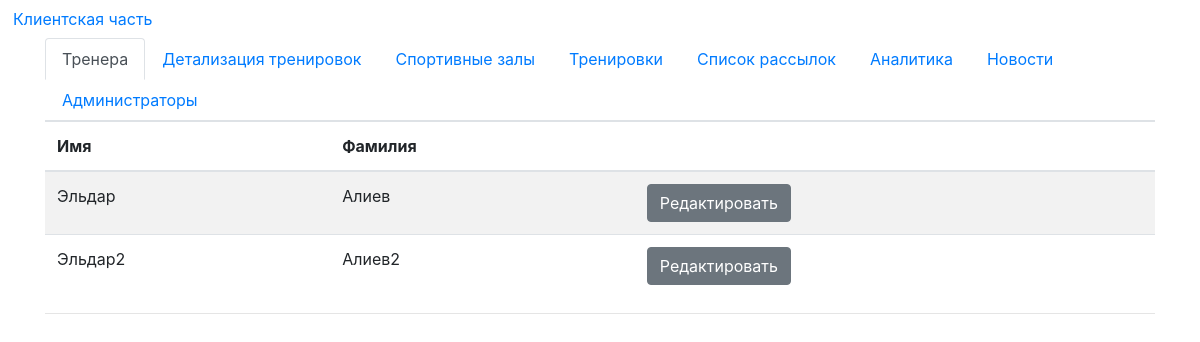
Page /adminapp.php on the earlier database version.
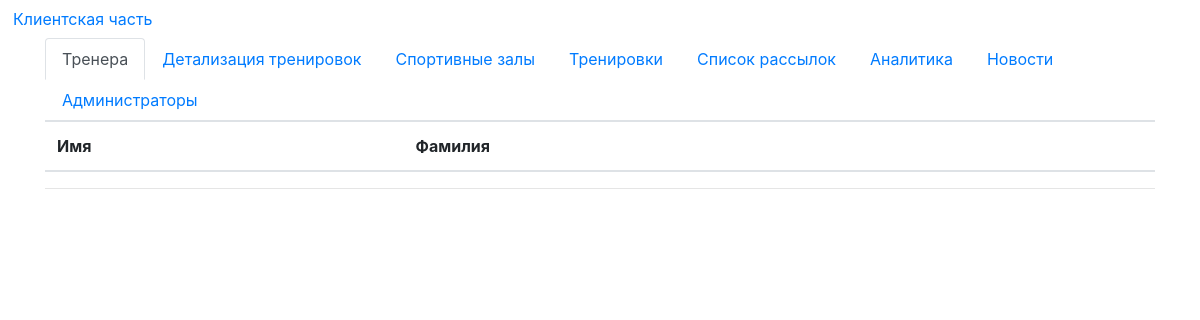
Same page on the later database version.
### tables this page shows
CREATE TABLE IF NOT EXISTS `trainer` (
  `id` int(11) NOT NULL AUTO_INCREMENT,
  `first_name` text NOT NULL,
  `last_name` text NOT NULL,
  `tel` text NOT NULL,
  `vk_id` int(11) NOT NULL,
  `sex` int(11) NOT NULL,
  PRIMARY KEY (`id`)
);

### lib/template.php (called while the page is built)
<?php
class Template {
	var $values = array();
	var $html;
	public function get_tpl($tpl_name) {
		if (empty($tpl_name) || !file_exists($tpl_name)) {
			return false;
		} else {
			$this->html = join('', file($tpl_name));
		}
	}
	function set_value($key, $var) {
		$key = '{' . $key . '}';
		$this->values[$key] = $var;
	}
	function tpl_parse() {
		foreach ($this->values as $find => $replace) {
			$this->html = str_replace($find, $replace, $this->html);
		}
	}
}
?>

### lib/adminbd.php (the view, shortened to what this page needs)
<?php
require_once 'lib/template.php';
function get_trainers($connectEDB) {
	$sql = "SELECT * FROM " . TTRAINER . " WHERE 1";
	$rez = mysqli_query($connectEDB, $sql);
	$trainersarr = array();
	$trainersmod = array();
	while ($value = mysqli_fetch_assoc($rez)) {
		$id = $value['id'];
		$firstname = $value['first_name'];
		$lastname = $value['last_name'];
		$tel = $value['tel'];
		$vkid = $value['vk_id'];
		$button = '<button type="button" class="btn btn-secondary" data-toggle="modal" data-target="#' . "edit_tr$id" . '"' . '>Редактировать</button>';
		$trainers_tr = "<tr><td>$firstname</td><td>$lastname</td><td>$button</td></tr>";
		$trainersarr[] = $trainers_tr;
		$tp_add_trainer = new Template;
		$tp_add_trainer->get_tpl('templates/add_trainer.tpl');
		$tp_add_trainer->set_value('ID', $id);
		$tp_add_trainer->set_value('TRFIRSTNAME', $firstname);
		$tp_add_trainer->set_value('TLASTNAME', $lastname);
		$tp_add_trainer->set_value('TTEL', $tel);
		$tp_add_trainer->set_value('TVKID', $vkid);
		$tp_add_trainer->tpl_parse();
		$trainersmod[] = $tp_add_trainer->html;
	}
	$trainersarr = implode($trainersarr);
	$trainersmod = implode($trainersmod);
	return array($trainersarr, $trainersmod);
}

### adminapp.php
<?php
require_once 'lib/template.php';
require_once 'lib/adminbd.php';
require_once 'conf/config.php';
$trainers = get_trainers($connectEDB);
$level = get_level($connectEDB);
$room = get_room($connectEDB);
$root = get_root($connectEDB);
$news = get_news($connectEDB);
$trainings = get_trainings($connectEDB);
$messagegroups = get_messgroup($connectEDB);
$admin_tpl = New Template;
$admin_tpl->get_tpl('templates/admin.tpl');
$admin_tpl->set_value('TABLETRAINERS', $trainers[0]);
$admin_tpl->set_value('TRAINERMODALS', $trainers[1]);
$admin_tpl->set_value('TABLELEVEL', $level[0]);
$admin_tpl->set_value('LEVELMODALS', $level[1]);
$admin_tpl->set_value('TABROOM', $room[0]);
$admin_tpl->set_value('ROOMMODALS', $room[1]);
$admin_tpl->set_value('TABROOT', $root[0]);
$admin_tpl->set_value('ROOOTMODALS', $root[1]);
$admin_tpl->set_value('NEWS', $news[0]);
$admin_tpl->set_value('NEWSMODALS', $news[1]);
$admin_tpl->set_value('TABTRAINING', $trainings[0]);
$admin_tpl->set_value('TRAININGSMODAL', $trainings[1]);
$admin_tpl->set_value('MESSGROUP', $messagegroups[0]);
$admin_tpl->set_value('MESSMODALS', $messagegroups[1]);
$admin_tpl->set_value('GMESSENGES', $messagegroups[2]);
$admin_tpl->set_value('TMESSENGES', $trainings[2]);
$admin_tpl->tpl_parse();
echo $admin_tpl->html;
?>

Differences in the rows shown:
removed trainer: first_name "Эльдар", last_name "Алиев"
removed trainer: first_name "Эльдар2", last_name "Алиев2"
Other differences:
text no longer shown: "Редактировать Редактировать"
